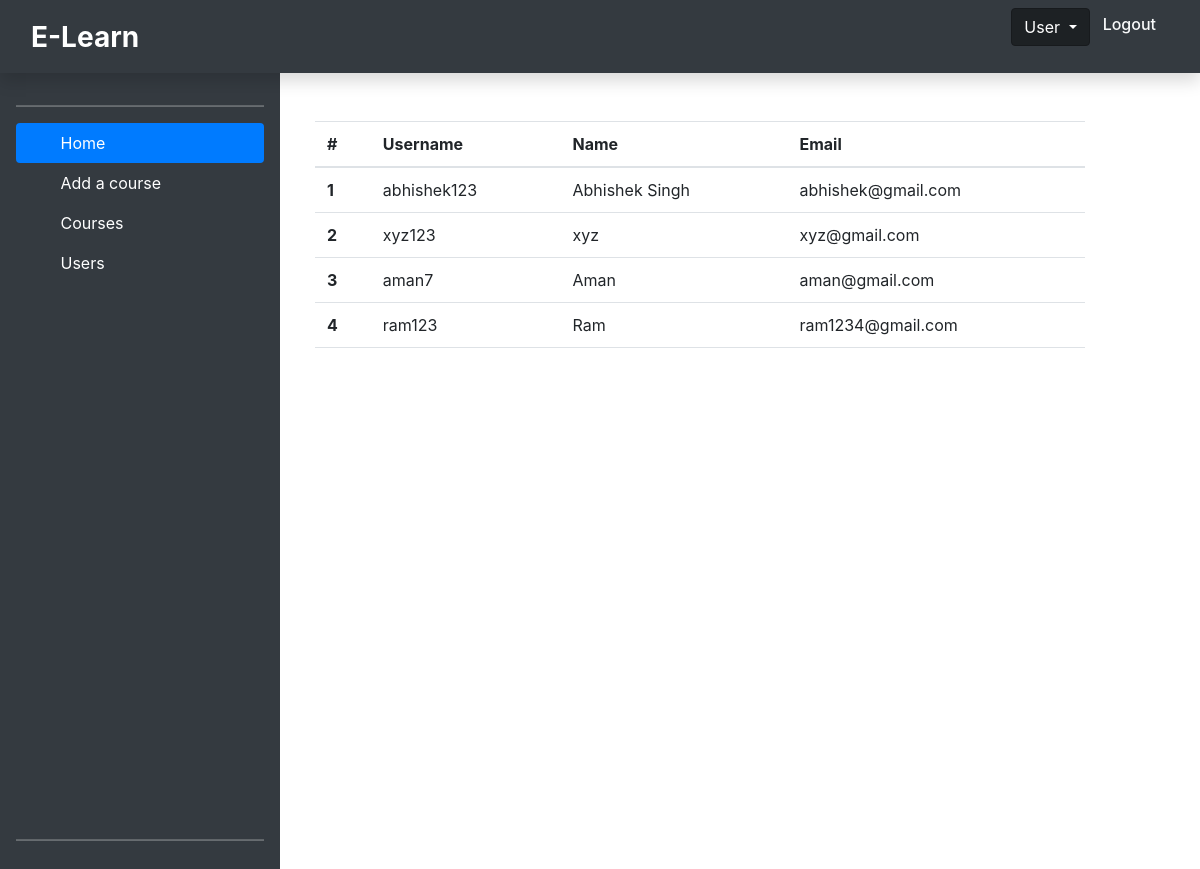
Screenshot of /admin/view-users.php with the database file from the repository.
### tables this page shows
CREATE TABLE `users` (
  `uid` int(11) NOT NULL,
  `username` varchar(50) DEFAULT NULL,
  `name` varchar(50) DEFAULT NULL,
  `email` varchar(50) DEFAULT NULL,
  `password` varchar(50) DEFAULT NULL
);

### admin/view-users.php (the view)
<?php
    require('admin-navbar.php');
    require('connection.php');
?>
<div class="">
    <div class="container-fluid pb-0">
        <div class="row" style="height:100%;">
            <div class="col-lg-3 p-0 mb-0 m-0" ">
                <?php require('admin-sidebar.php'); ?>
            </div>
            <div class="col-lg-8 mt-5 justify-content-center">
                <table class="table table-hover">
                    <thead>
                        <tr style="height:10px">
                            <th scope="col">#</th>
                            <th scope="col">Username</th>
                            <th scope="col">Name</th>
                            <th scope="col">Email</th>
                        </tr>
                    </thead>
                    <tbody>
                        <?php
                                $sql="select * from users";
                                $arr=$con->query($sql);
                                $i=1;
                                while($users=mysqli_fetch_assoc($arr)):
                        ?>
                            <tr>
                                <th scope="row"><?= $i ?></th>
                                <td><?= $users['username']; ?></td>
                                <td><?= $users['name']; ?></td>
                                <td><?= $users['email']; ?></td>
                            </tr>
                        <?php  $i++; endwhile;?>
                    </tbody>
                </table>
            </div>
        </div>
    </div>
</div>

### rows the page displays
users: username "abhishek123", name "Abhishek Singh", email "abhishek@gmail.com"
users: username "xyz123", name "xyz", email "xyz@gmail.com"
users: username "aman7", name "Aman", email "aman@gmail.com"
users: username "ram123", name "Ram", email "ram1234@gmail.com"
